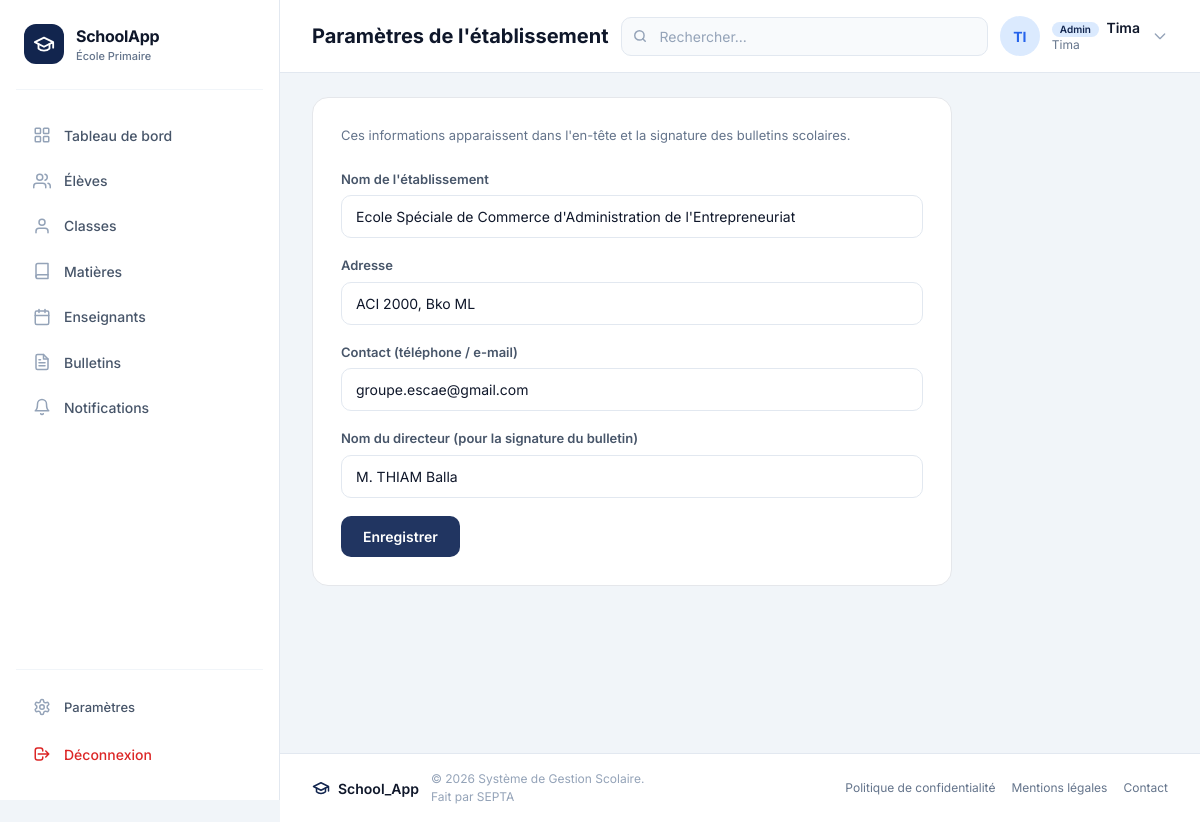
/parametres/ (signed in), run on the app's committed database.
### accounts/models.py (models this page shows, shortened)
class EcoleConfig(models.Model):
    nom = models.CharField(max_length=150, default="Établissement scolaire")
    adresse = models.CharField(max_length=255, blank=True)
    contact = models.CharField(max_length=150, blank=True)
    nom_directeur = models.CharField(max_length=150, blank=True)
    class Meta:
        verbose_name = "Configuration de l'école"
    @classmethod
    def get_solo(cls):
        obj, _ = cls.objects.get_or_create(pk=1)
        return obj

### accounts/views.py (the view, shortened to what this page needs)
# urls.py: path("parametres/", views.parametres, name="parametres"),
@login_required
def parametres(request):
    if not request.user.is_staff:
        messages.error(request, "Seul l'administrateur peut modifier ces paramètres.")
        return redirect("accounts:dashboard")
    ecole = EcoleConfig.get_solo()
    return render(request, "accounts/parametres.html", {"ecole": ecole})

### accounts/templates/accounts/parametres.html (shortened to what this page needs)
{% extends 'base.html' %}
{% load static %}
{% block page_title %}Paramètres de l'établissement{% endblock %}
{% block content %}
<div class="settings-card">
  <p class="hint">
    Ces informations apparaissent dans l'en-tête et la signature des bulletins scolaires.
  </p>
  <form method="post">
    <div class="form-group">
      <label class="form-label">Nom de l'établissement</label>
      <input type="text" name="nom" class="form-input" value="{{ ecole.nom }}" required>
    </div>
    <div class="form-group">
      <label class="form-label">Adresse</label>
      <input type="text" name="adresse" class="form-input" value="{{ ecole.adresse }}">
    </div>
    <div class="form-group">
      <label class="form-label">Contact (téléphone / e-mail)</label>
      <input type="text" name="contact" class="form-input" value="{{ ecole.contact }}">
    </div>
    <div class="form-group">
      <label class="form-label">Nom du directeur (pour la signature du bulletin)</label>
      <input type="text" name="nom_directeur" class="form-input" value="{{ ecole.nom_directeur }}">
    </div>
    <button type="submit" class="btn">Enregistrer</button>
  </form>
</div>
{% endblock %}

### classes/templates/base.html (shortened to what this page needs)
{% load static %}
<!DOCTYPE html>
<html lang="fr">
<head>
  <link rel="stylesheet" href="https://cdnjs.cloudflare.com/ajax/libs/font-awesome/6.5.2/css/all.min.css" />
  <script src="https://cdn.tailwindcss.com"></script>
</head>
<body>
<div class="app-layout">
  <aside class="sidebar" id="sidebar" role="navigation" aria-label="Menu principal">
    <div class="sidebar-brand">
      <div class="brand-icon" aria-hidden="true">
        <svg xmlns="http://www.w3.org/2000/svg" width="20" height="20" viewBox="0 0 24 24"
             fill="none" stroke="white" stroke-width="2" stroke-linecap="round" stroke-linejoin="round">
          <path d="M22 10v6M2 10l10-5 10 5-10 5z"/>
          <path d="M6 12v5c3 3 9 3 12 0v-5"/>
        </svg>
      </div>
      <div class="brand-text">
        <span class="brand-name">SchoolApp</span>
        <span class="brand-sub">École Primaire</span>
      </div>
    </div>
    <nav class="sidebar-nav">
      <a href="{% url 'accounts:dashboard' %}" class="nav-item {% block nav_accueil %}{% endblock %}">
        <span class="nav-icon" aria-hidden="true">
        </span>
        <span>Tableau de bord</span>
      </a>
      {% if user.is_staff %}
      <a href="{% url 'students:list' %}" class="nav-item {% block nav_eleves %}{% endblock %}">
        <span class="nav-icon" aria-hidden="true">
        </span>
        <span>Élèves</span>
      </a>
      <a href="{% url 'classes:list' %}" class="nav-item {% block nav_classes %}{% endblock %}">
        <span class="nav-icon" aria-hidden="true">
          <svg xmlns="http://www.w3.org/2000/svg" width="16" height="16" viewBox="0 0 24 24"
               fill="none" stroke="currentColor" stroke-width="2" stroke-linecap="round" stroke-linejoin="round">
            <path d="M20 21v-2a4 4 0 0 0-4-4H8a4 4 0 0 0-4 4v2"/>
            <circle cx="12" cy="7" r="4"/>
          </svg>
        </span>
        <span>Classes</span>
      </a>
      <a href="{% url 'matieres:list' %}" class="nav-item {% block nav_matieres %}{% endblock %}">
        <span class="nav-icon" aria-hidden="true">
          <svg xmlns="http://www.w3.org/2000/svg" width="16" height="16" viewBox="0 0 24 24"
               fill="none" stroke="currentColor" stroke-width="2" stroke-linecap="round" stroke-linejoin="round">
            <path d="M4 19.5A2.5 2.5 0 0 1 6.5 17H20"/>
            <path d="M6.5 2H20v20H6.5A2.5 2.5 0 0 1 4 19.5v-15A2.5 2.5 0 0 1 6.5 2z"/>
          </svg>
        </span>
        <span>Matières</span>
      </a>
      <a href="{% url 'accounts:teacher_list' %}" class="nav-item {% block nav_enseignants %}{% endblock %}">
        <span class="nav-icon" aria-hidden="true">
        </span>
        <span>Enseignants</span>
      </a>
      <a href="{% url 'bulletin:liste' %}" class="nav-item {% block nav_bulletins %}{% endblock %}">
        <span class="nav-icon" aria-hidden="true">
        </span>
        <span>Bulletins</span>
      </a>
      <a href="{% url 'notifications:composer' %}" class="nav-item {% block nav_notifications %}{% endblock %}">
        <span class="nav-icon" aria-hidden="true">
          <svg xmlns="http://www.w3.org/2000/svg" width="16" height="16" viewBox="0 0 24 24"
               fill="none" stroke="currentColor" stroke-width="2" stroke-linecap="round" stroke-linejoin="round">
            <path d="M18 8A6 6 0 0 0 6 8c0 7-3 9-3 9h18s-3-2-3-9"/>
            <path d="M13.73 21a2 2 0 0 1-3.46 0"/>
          </svg>
        </span>
        <span>Notifications</span>
      </a>
      {% endif %}
    </nav>
    <div class="sidebar-footer">
      {% if user.is_staff %}
      <a href="{% url 'accounts:parametres' %}" class="nav-item">
        <span class="nav-icon" aria-hidden="true">
        </span>
        <span>Paramètres</span>
      </a>
      {% endif %}
      <form action="{% url 'accounts:logout' %}" method="POST" style="display: inline;">
        <button type="submit" class="nav-item logout-btn" style="width: 100%; border: none; background: none; cursor: pointer; font-family: 'Inter', sans-serif; font-size: 14px; font-weight: 500; display: flex; align-items: center; gap: 12px; padding: 0.7rem 1rem; border-radius: 10px; transition: all 0.2s ease; color: #dc2626;">
          <span class="nav-icon" aria-hidden="true">
            <svg xmlns="http://www.w3.org/2000/svg" width="16" height="16" viewBox="0 0 24 24" fill="none" stroke="currentColor" stroke-width="2" stroke-linecap="round" stroke-linejoin="round">
              <path d="M17 16l4-4m0 0l-4-4m4 4H7m6 4v1a3 3 0 01-3 3H6a3 3 0 01-3-3V7a3 3 0 013-3h4a3 3 0 013 3v1"/>
            </svg>
          </span>
          <span>Déconnexion</span>
        </button>
      </form>
    </div>
  </aside>
  <div class="main-area">
    <header class="topbar">
      <h1 class="topbar-title">{% block page_title %}Portail Scolaire{% endblock %}</h1>
      <div class="search-wrapper">
        <span class="search-icon" aria-hidden="true">
          <svg xmlns="http://www.w3.org/2000/svg" width="14" height="14" viewBox="0 0 24 24"
               fill="none" stroke="currentColor" stroke-width="2.5" stroke-linecap="round" stroke-linejoin="round">
            <circle cx="11" cy="11" r="8"/>
            <path d="m21 21-4.35-4.35"/>
          </svg>
        </span>
        <input type="search" class="search-input" id="searchInput"
               placeholder="{% block search_placeholder %}Rechercher...{% endblock %}"
               aria-label="Rechercher" />
      </div>
      <div class="user-info">
        <div class="user-avatar" aria-hidden="true">
          {% if user.is_authenticated %}
            {% if user.first_name and user.last_name %}
              {{ user.first_name|first|upper }}{{ user.last_name|first|upper }}
            {% else %}
              {{ user.username|slice:":2"|upper }}
            {% endif %}
          {% else %}
            GU
          {% endif %}
        </div>
        <div class="user-details">
          <span class="user-name">
            {% if user.is_authenticated %}
              {% if user.is_staff %}
                <span class="role-badge admin">Admin</span>
              {% elif user.groups.all %}
                {% for group in user.groups.all %}
                  <span class="role-badge teacher">{{ group.name }}</span>
                {% endfor %}
              {% else %}
                <span class="role-badge student">Élève</span>
              {% endif %}
              {{ user.get_full_name|default:user.username }}
            {% else %}
              <span class="role-badge guest">Invité</span>
            {% endif %}
          </span>
          <span class="user-email">
            {% if user.is_authenticated %}
              {{ user.email|default:user.username }}
            {% else %}
              non connecté
            {% endif %}
          </span>
        </div>
        <svg width="16" height="16" viewBox="0 0 24 24" fill="none" stroke="currentColor" stroke-width="2" stroke-linecap="round" stroke-linejoin="round" style="color: #94a3b8;">
          <path d="M19 9l-7 7-7-7"/>
        </svg>
      </div>
    </header>
    <main class="main-content" id="mainContent">
      {% block content %}{% endblock %}
    </main>
    <footer class="app-footer">
      <div class="footer-left">
        <div class="footer-brand">
          <svg xmlns="http://www.w3.org/2000/svg" width="16" height="16" viewBox="0 0 24 24"
               fill="none" stroke="currentColor" stroke-width="2" stroke-linecap="round" stroke-linejoin="round">
            <path d="M22 10v6M2 10l10-5 10 5-10 5z"/>
            <path d="M6 12v5c3 3 9 3 12 0v-5"/>
          </svg>
          <span class="footer-name">School_App</span>
        </div>
        <p class="footer-copy">© 2026 Système de Gestion Scolaire.<br>Fait par SEPTA</p>
      </div>
      <nav class="footer-links" aria-label="Liens utiles">
        <a href="#">Politique de confidentialité</a>
        <a href="#">Mentions légales</a>
        <a href="#">Contact</a>
      </nav>
    </footer>
  </div>
</div>
</body>
</html>

### classes/templates/base.html (style rules this page uses)
* { margin: 0; padding: 0; box-sizing: border-box; }
body { font-family: 'Inter', -apple-system, BlinkMacSystemFont, sans-serif; background: #f1f5f9; color: #0f172a; }
.app-layout { display: flex; min-height: 100vh; }
.sidebar { width: 280px; background: #ffffff; border-right: 1px solid #e2e8f0; display: flex; flex-direction: column; position: sticky; top: 0; height: 100vh; padding: 1.5rem 1rem; flex-shrink: 0; overflow-y: auto; z-index: 50; }
.sidebar-brand { display: flex; align-items: center; gap: 12px; padding: 0 0.5rem 1.5rem 0.5rem; border-bottom: 1px solid #f1f5f9; margin-bottom: 1.5rem; }
.brand-icon { width: 40px; height: 40px; background: #12254e; border-radius: 12px; display: flex; align-items: center; justify-content: center; flex-shrink: 0; }
.brand-icon svg { width: 22px; height: 22px; }
.brand-text { display: flex; flex-direction: column; }
.brand-name { font-size: 16px; font-weight: 700; color: #0f172a; letter-spacing: -0.3px; }
.brand-sub { font-size: 11px; color: #64748b; font-weight: 500; }
.sidebar-nav { flex: 1; display: flex; flex-direction: column; gap: 2px; }
.nav-item { display: flex; align-items: center; gap: 12px; padding: 0.7rem 1rem; border-radius: 10px; color: #475569; font-weight: 500; font-size: 14px; transition: all 0.2s ease; text-decoration: none; cursor: pointer; }
.nav-icon { width: 20px; height: 20px; color: #94a3b8; flex-shrink: 0; display: flex; align-items: center; justify-content: center; }
.nav-icon svg { width: 18px; height: 18px; }
.sidebar-footer { border-top: 1px solid #f1f5f9; padding-top: 1rem; margin-top: auto; display: flex; flex-direction: column; gap: 4px; }
.sidebar-footer .nav-item { font-size: 13px; }
.sidebar-footer .nav-item.logout-btn { color: #dc2626; }
.sidebar-footer .nav-item.logout-btn .nav-icon { color: #dc2626; }
.main-area { flex: 1; display: flex; flex-direction: column; min-width: 0; }
.topbar { display: flex; align-items: center; justify-content: space-between; padding: 1rem 2rem; background: white; border-bottom: 1px solid #e2e8f0; flex-wrap: wrap; gap: 12px; position: sticky; top: 0; z-index: 40; }
.topbar-title { font-size: 20px; font-weight: 700; color: #0f172a; margin: 0; }
.search-wrapper { position: relative; flex: 1; max-width: 400px; min-width: 180px; }
.search-icon { position: absolute; left: 12px; top: 50%; transform: translateY(-50%); color: #94a3b8; }
.search-input { width: 100%; padding: 8px 12px 8px 38px; font-size: 14px; font-family: 'Inter', sans-serif; border: 1.5px solid #e2e8f0; border-radius: 10px; background: #f8fafc; transition: all 0.2s ease; outline: none; color: #0f172a; }
.search-input::placeholder { color: #94a3b8; }
.user-info { display: flex; align-items: center; gap: 12px; flex-shrink: 0; cursor: pointer; position: relative; }
.user-avatar { width: 40px; height: 40px; background: #dbeafe; border-radius: 50%; display: flex; align-items: center; justify-content: center; font-weight: 700; font-size: 14px; color: #2563eb; flex-shrink: 0; }
.user-details { display: flex; flex-direction: column; line-height: 1.3; }
.user-name { font-size: 14px; font-weight: 600; color: #0f172a; }
.user-email { font-size: 12px; color: #64748b; }
.role-badge { display: inline-block; font-size: 10px; padding: 1px 8px; border-radius: 10px; font-weight: 600; margin-right: 4px; }
.role-badge.admin { background: #dbeafe; color: #12254e; }
.main-content { flex: 1; padding: 1.5rem 2rem 1rem; background: #f1f5f9; min-height: calc(100vh - 120px); }
.app-footer { display: flex; justify-content: space-between; align-items: center; padding: 1rem 2rem; background: white; border-top: 1px solid #e2e8f0; flex-wrap: wrap; gap: 12px; }
.footer-left { display: flex; align-items: center; gap: 12px; }
.footer-brand { display: flex; align-items: center; gap: 8px; }
.footer-brand svg { width: 18px; height: 18px; color: #12254e; }
.footer-name { font-weight: 600; font-size: 14px; color: #0f172a; }
.footer-copy { font-size: 12px; color: #94a3b8; margin: 0; }
.footer-links { display: flex; gap: 16px; }
.footer-links a { font-size: 12px; color: #64748b; text-decoration: none; transition: color 0.2s ease; }

### data on the page
EcoleConfig: nom "Ecole Spéciale de Commerce d'Administration de l'Entrepreneuriat", adresse "ACI 2000, Bko ML", contact "groupe.escae@gmail.com", nom_directeur "M. THIAM Balla"

### other printed values
{{ user.username|slice:":2"|upper }} "TI"
{{ user.get_full_name|default:user.username }} "Tima"
{{ user.email|default:user.username }} "Tima"
